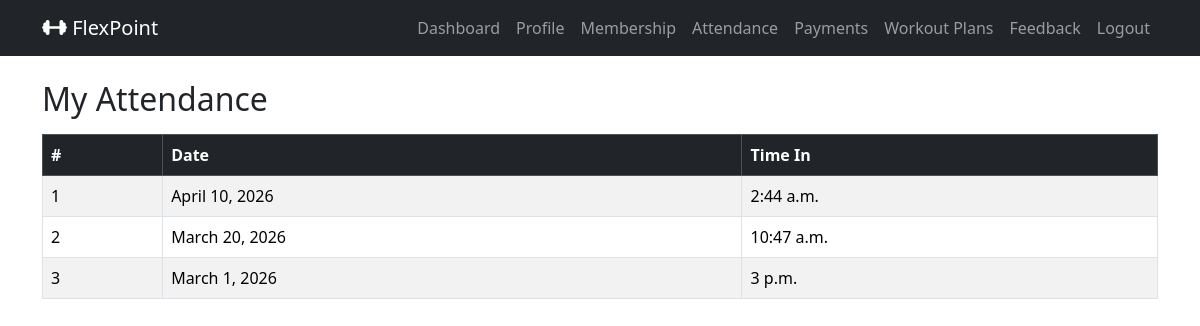
Screenshot of /member_attendance/ (signed in) with the database file from the repository.
### gymapp/models.py (models this page shows, shortened)
class Attendance(models.Model):
    member  = models.ForeignKey(MemberProfile, on_delete=models.CASCADE, related_name='attendances')
    date    = models.DateField(default=timezone.now)
    time_in = models.TimeField(null=True, blank=True)
    class Meta:
        unique_together = ('member', 'date')

### gymapp/views.py (the view)
    def wrapper(request, *args, **kwargs):
        if not request.user.is_authenticated or getattr(request.user, 'role', None) != 'MEMBER':
            messages.error(request, 'You must be a Member to access this page.')
            return redirect('member_login_view')
        return view_func(request, *args, **kwargs)

### gymapp/views.py (called while the page is built)
def member_required(view_func):
    def wrapper(request, *args, **kwargs):
        if not request.user.is_authenticated or getattr(request.user, 'role', None) != 'MEMBER':
            messages.error(request, 'You must be a Member to access this page.')
            return redirect('member_login_view')
        return view_func(request, *args, **kwargs)
    return wrapper

@member_required
def member_attendance(request):
    member_profile = MemberProfile.objects.get(user=request.user)
    attendances    = Attendance.objects.filter(member=member_profile).order_by('-date')
    return render(request, 'member_attendance.html', {'attendances':attendances})

### gymapp/templates/member_attendance.html
{% extends 'base.html' %}
{% block content %}
<h2 class="mb-3">My Attendance</h2>
<table class="table table-bordered table-striped">
    <thead class="table-dark">
        <tr>
            <th>#</th>
            <th>Date</th>
            <th>Time In</th>
        </tr>
    </thead>
    <tbody>
        {% for attendance in attendances %}
        <tr>
            <td>{{ forloop.counter }}</td>
            <td>{{ attendance.date }}</td>
            <td>{{ attendance.time_in }}</td>
        </tr>
        {% empty %}
        <tr>
            <td class="text-center" colspan="3">No Attendance records found!</td>
        </tr>
        {% endfor %}
    </tbody>
</table>
{% endblock %}

### rows the page displays
Attendance: date "April 10, 2026", time_in "2:44 a.m."
Attendance: date "March 20, 2026", time_in "10:47 a.m."
Attendance: date "March 1, 2026", time_in "3 p.m."
